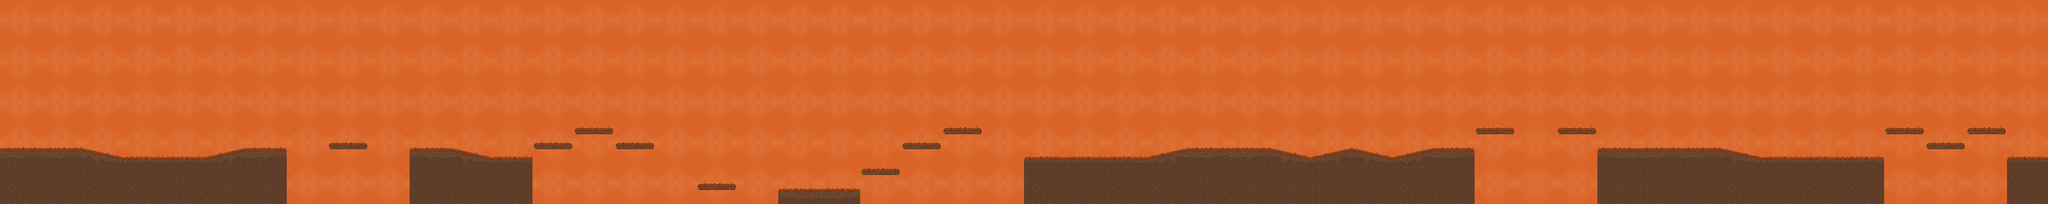

This game map was drawn from its Tiled (.tmx) file and the tilesets committed beside it. A one-line description and the full map source follow:
An orthogonal 50x5 tile map with 128x128 px tiles, 2 tile layers (Sky, Grass).

<map version="1.8" tiledversion="1.8.5" orientation="orthogonal" renderorder="right-down" width="50" height="5" tilewidth="128" tileheight="128" infinite="0" nextlayerid="3" nextobjectid="1">
 <tileset firstgid="1" source="TileMapFinal.tsx" />
 <layer id="1" name="Sky" width="50" height="5" locked="1">
  <data encoding="csv">
9,9,9,9,9,9,9,9,9,9,9,9,9,9,9,9,9,9,9,9,9,9,9,9,9,9,9,9,9,9,9,9,9,9,9,9,9,9,9,9,9,9,9,9,9,9,9,9,9,9,
9,9,9,9,9,9,9,9,9,9,9,9,9,9,9,9,9,9,9,9,9,9,9,9,9,9,9,9,9,9,9,9,9,9,9,9,9,9,9,9,9,9,9,9,9,9,9,9,9,9,
9,9,9,9,9,9,9,9,9,9,9,9,9,9,9,9,9,9,9,9,9,9,9,9,9,9,9,9,9,9,9,9,9,9,9,9,9,9,9,9,9,9,9,9,9,9,9,9,9,9,
9,9,9,9,9,9,9,9,9,9,9,9,9,9,9,9,9,9,9,9,9,9,9,9,9,9,9,9,9,9,9,9,9,9,9,9,9,9,9,9,9,9,9,9,9,9,9,9,9,9,
9,9,9,9,9,9,9,9,9,9,9,9,9,9,9,9,9,9,9,9,9,9,9,9,9,9,9,9,9,9,9,9,9,9,9,9,9,9,9,9,9,9,9,9,9,9,9,9,9,9
</data>
 </layer>
 <layer id="2" name="Grass" width="50" height="5">
  <data encoding="csv">
0,0,0,0,0,0,0,0,0,0,0,0,0,0,0,0,0,0,0,0,0,0,0,0,0,0,0,0,0,0,0,0,0,0,0,0,0,0,0,0,0,0,0,0,0,0,0,0,0,0,
0,0,0,0,0,0,0,0,0,0,0,0,0,0,0,0,0,0,0,0,0,0,0,0,0,0,0,0,0,0,0,0,0,0,0,0,0,0,0,0,0,0,0,0,0,0,0,0,0,0,
0,0,0,0,0,0,0,0,0,0,0,0,0,0,0,0,0,0,0,0,0,0,0,0,0,0,0,0,0,0,0,0,0,0,0,0,0,0,0,0,0,0,0,0,0,0,0,0,0,0,
5,5,14,1,1,15,7,0,2,0,6,14,1,2,8,2,0,0,0,0,0,0,2,8,0,4,1,1,15,5,5,14,15,14,15,7,8,0,8,6,5,5,14,1,1,3,8,2,8,4,
16,16,16,16,16,16,16,0,0,0,16,16,16,0,0,0,0,2,0,6,7,8,0,0,0,16,16,16,16,16,16,16,16,16,16,16,0,0,0,16,16,16,16,16,16,16,0,0,0,16
</data>
 </layer>
</map>